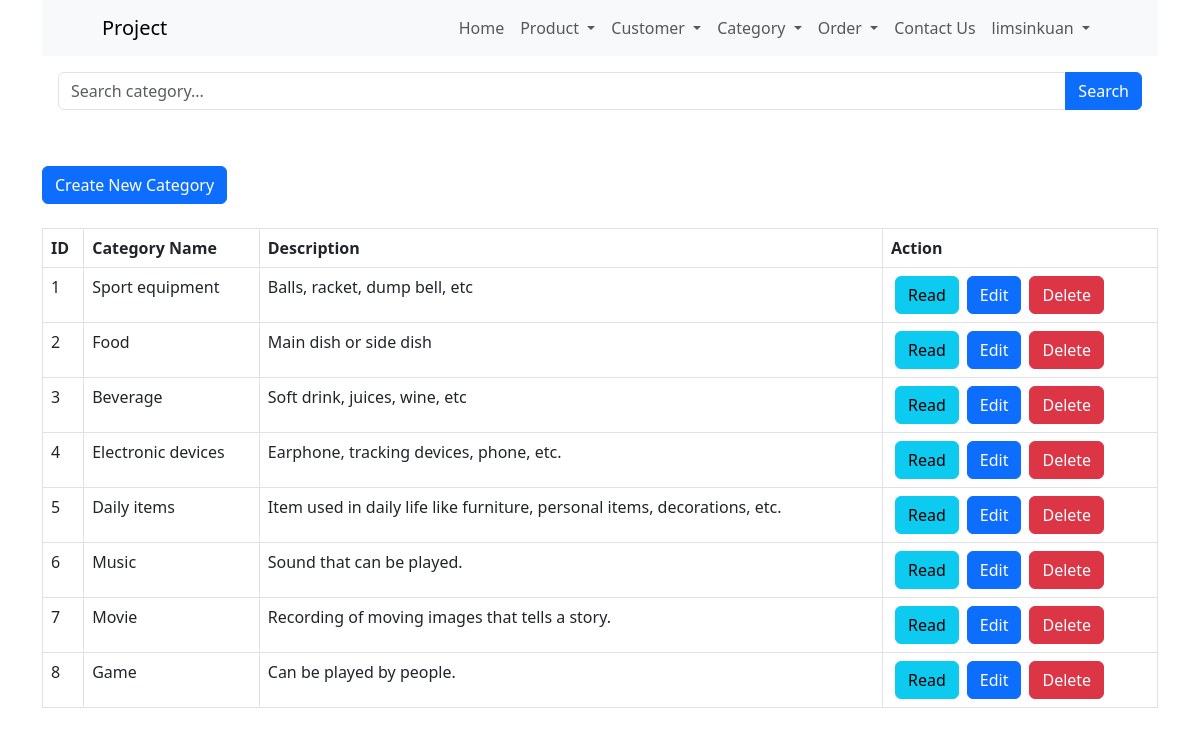
/category_read.php (signed in), run on an earlier commit of the app's database.
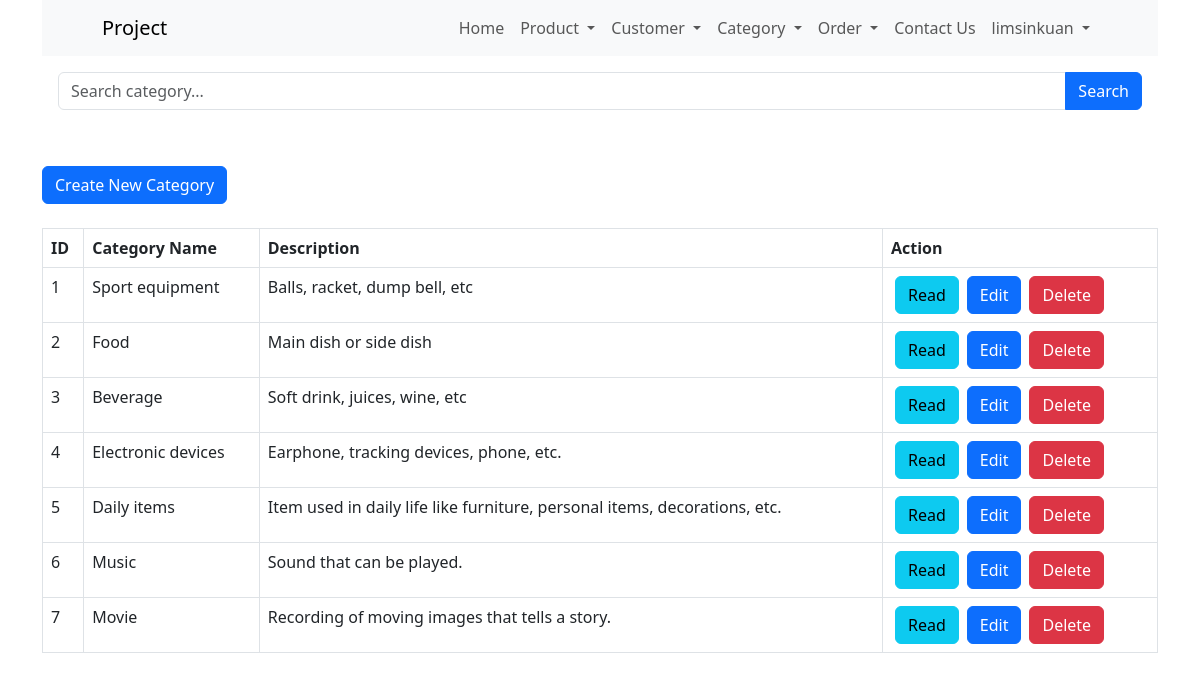
And on a later commit of the database.
### tables this page shows
CREATE TABLE `category` (
  `category_id` int(11) NOT NULL,
  `category_name` varchar(20) NOT NULL,
  `description` text NOT NULL
);

### category_read.php (the view, shortened to what this page needs)
<html lang="en">
<head>
    <link href="https://cdn.jsdelivr.net/npm/bootstrap@5.3.0/dist/css/bootstrap.min.css" rel="stylesheet">
</head>
<body>
    <div class="container">
        <?php
        include 'menu/menu.php';
        ?>
        <?php
        include 'config/database.php';
        $searchKeyword = isset($_GET['search']) ? $_GET['search'] : '';
        $query = "SELECT * FROM category";
        $query .= " ORDER BY category_id ASC";
        $stmt = $con->prepare($query);
        $stmt->execute();
        $num = $stmt->rowCount();
        echo '<div class="p-3">
            <form method="GET" action="">
                <div class="input-group mb-3">
                    <input type="text" class="form-control" name="search" placeholder="Search category..." value="' . str_replace('%', '', $searchKeyword) . '">
                    <button class="btn btn-primary" type="submit">Search</button>
                </div>
            </form>
        </div>';
        echo "<br><div><a href='category_create.php' class='btn btn-primary m-b-1em'>Create New Category</a></div>" . "<br>";
        if ($num > 0) {
            echo "<table id='product_table' class='table table-hover table-responsive table-bordered'>";
            echo "<tr>";
            echo "<th>ID</th>";
            echo "<th>Category Name</th>";
            echo "<th>Description</th>";
            echo "<th>Action</th>";
            echo "</tr>";
            while ($row = $stmt->fetch(PDO::FETCH_ASSOC)) {
                extract($row);
                echo "<tr>";
                echo "<td>{$category_id}</td>";
                echo "<td>{$category_name}</td>";
                echo "<td>{$description}</td>";
                echo "<td>";
                echo "<a href='category_read_one.php?id={$category_id}' class='btn btn-info m-r-1em mx-1'>Read</a>";
                echo "<a href='category_update.php?id={$category_id}' class='btn btn-primary m-r-1em mx-1'>Edit</a>";
                echo "<a href='#' onclick='delete_product({$category_id});'  class='btn btn-danger mx-1'>Delete</a>";
                echo "</td>";
                echo "</tr>";
            }
            echo "</table>";
        } else {
            echo "<div class='alert alert-danger'>No records found.</div>";
        }
        ?>
    </div>
</body>
</html>

What changed in the data, as far as the page shows it:
removed category: category_id "8", category_name "Game", description "Can be played by people."
